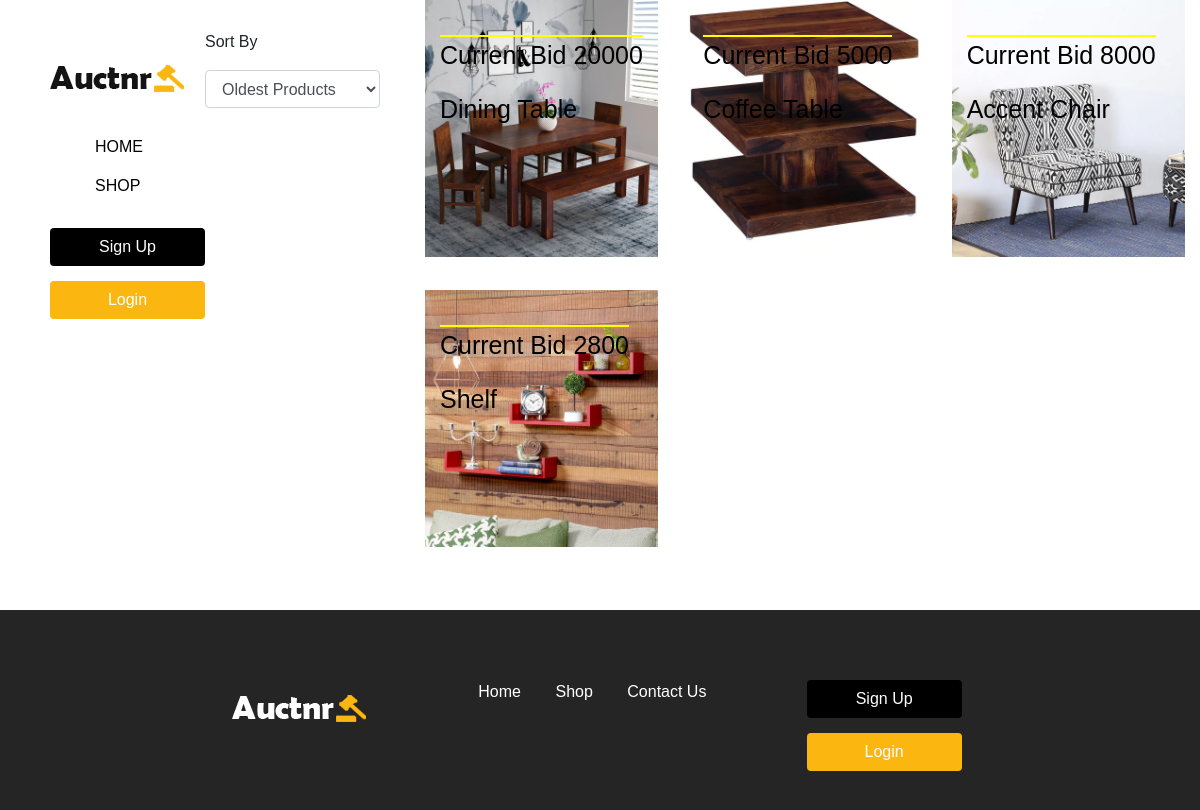
The app's page /shop.php, older data.
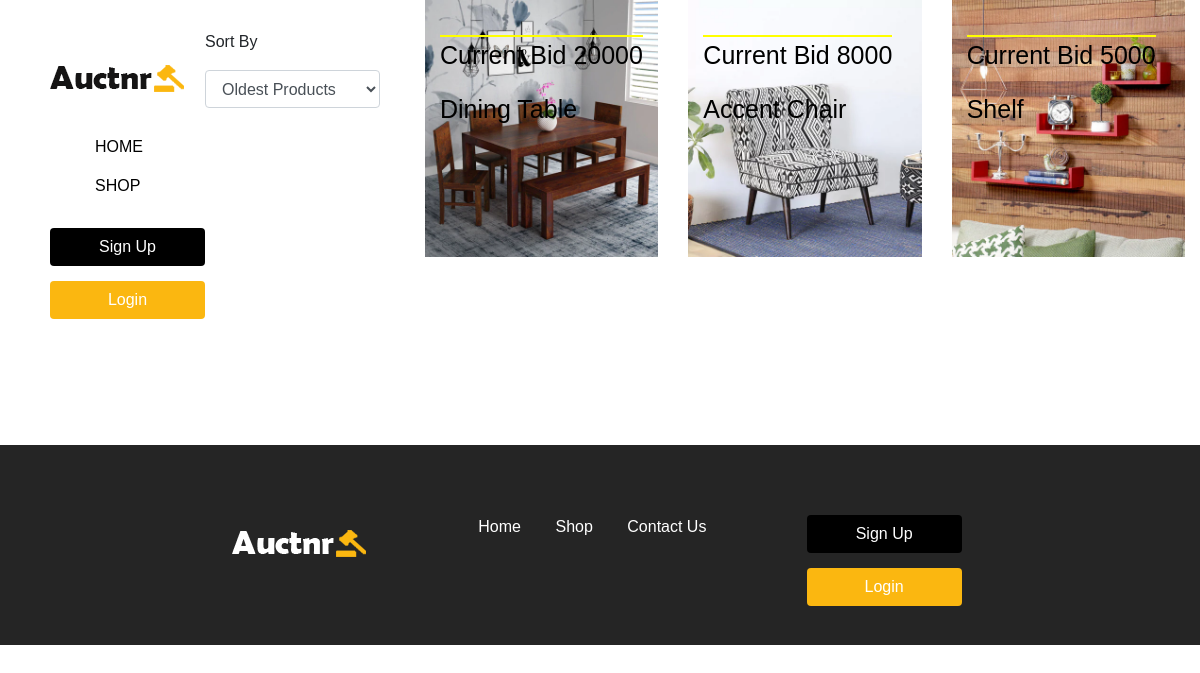
The same page, newer data.
### tables this page shows
CREATE TABLE `product_details` (
  `product_id_pk` int(10) NOT NULL,
  `user_id` int(5) NOT NULL,
  `product_name` varchar(40) NOT NULL,
  `product_description` varchar(80) NOT NULL,
  `product_price` int(10) NOT NULL,
  `product_image1` varchar(10) NOT NULL,
  `product_image2` varchar(10) NOT NULL,
  `product_image3` varchar(10) NOT NULL,
  `upload_date` varchar(11) NOT NULL,
  `upload_time` varchar(11) NOT NULL,
  `ship_ready` int(2) NOT NULL
);

### get_product_details_all.php (called while the page is built, shortened)
<?php
include 'db-connect.php';
if($id==1)
{
  $sql1='SELECT *, IF(product_bid.current_bid>product_details.product_price,product_bid.current_bid,product_details.product_price) as high_price from product_details LEFT JOIN product_bid on
  product_details.product_id_pk=product_bid.product_id WHERE product_details.ship_ready!=1 ORDER BY product_id_pk ASC';
}
$result=mysqli_query($conn,$sql1);
?>

### shop.php (the view, shortened to what this page needs)
<!DOCTYPE html>
<html>
	<head>
		<?php include 'header.php';?>
	</head>
	<body>
		<div class="main-content container-fluid nopad">
			<div class="row">
				<div class="col-md-2">
        <header class="header-area ">
      			<?php include 'sidebar.php';?>
        </header>
			</div>
				<div class="col-sm-2">
					<div class="sort mt-30">
						<form>
							<p>
								Sort By
							</p>
							<select class="form-control" id="sort-shop">
								<option selected value="1">
									Oldest Products
								</option>
							</select>
						</form>
					</div>
				</div>
				<div class="col-md-8">
					<div class="">
						<div class="container">
								<div class="item-grid">
									<div id="sorted">
										<?php $id=1;
										$i=0;
										include 'get_product_details_all.php';
										while($row=mysqli_fetch_assoc($result)){
											if($i%3==0)
											{?>
													<div class="row">
														<?php
											}?>
												<div class="long-box col-sm-4">
													<div class="item">
														<a href="product-details.php?id=<?php echo $row['product_id_pk']?>">
															<div class="item-img">
																<img src="images/product-img/<?php echo $row['product_image1']?>" object-fit="contain" height="100%" width="100%" />
															</div>
														<div class="item-details">
															<p>
																Current Bid  <?php echo $row['high_price']?>
															</p>
															<p>
																<?php echo $row['product_name']?>
															</p>
														</div>
														</a>
													</div>
												</div>
											<?php
											if($i%3==2)
											{?>
											</div>
														<?php
											} $i++;
									} ?>
											</div>
									</div>
								</div>
							</div>
						</div>
					</div>
				</div>
			</div>
			<div class="row">
					<?php include 'footer.php'; ?>
			</div>
	</body>
</html>

Row changes from the older to the newer data that the page shows:
no longer on this page (row edited): product_details: product_image1 (picture), high_price "5000", product_name "Coffee Table"
computed for product_details "Shelf": high_price "2800" → "5000"
